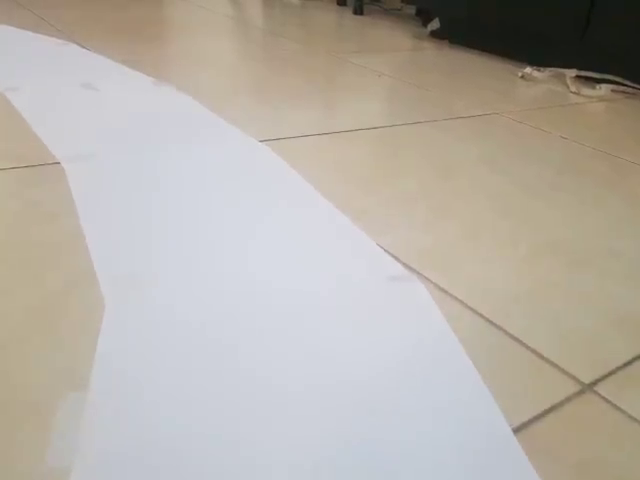
#> input picture frame 73 of vid1.mp4, 640 x 480 px
$ python PID_Final.py
#> lines starting #> are read from the running program, lines starting #| are printed output that depends on the picture; after the words box and inside, x2 and y2 are one past the last pixel; in counts of white or black regions, pixels touching at a corner belong together
### utility.py
import cv2 as cv
import numpy as np

#Create Threshold mask for the colour red
def thresholding(img):
    hsv = cv.cvtColor(img,cv.COLOR_BGR2HSV)

    # Define HSV range for red color
    red_lower = np.array([0, 130, 130])
    red_upper = np.array([10, 255, 255])
    red_lower_2 = np.array([160, 100, 100])
    red_upper_2 = np.array([180, 255, 255])


    # [6 lines of commented-out code are left out]
    imgHsv = cv.cvtColor(img,cv.COLOR_BGR2HSV)
    lowerWhite = np.array([80,0,0])
    upperWhite = np.array([255,160,255])
    maskWhite = cv.inRange(imgHsv,lowerWhite,upperWhite)
    return maskWhite

# Wrap threshold into perspective to predict turns
def warpImg(img,points,w,h,inv=False):
    pts1 = np.float32(points)
    pts2 = np.float32([[0,0],[w,0],[0,h],[w,h]])
    if inv:
        matrix = cv.getPerspectiveTransform(pts2,pts1)
    else:
        matrix = cv.getPerspectiveTransform(pts1,pts2)
    imgWarp = cv.warpPerspective(img,matrix,(w,h))
    return imgWarp

#Arbitrary do nothing
def nothing(a):
    pass

def initializeTrackbars(intialTracbarVals,wT=480, hT=240):
    cv.namedWindow("Trackbars")
    cv.resizeWindow("Trackbars", 360, 240)
    cv.createTrackbar("Width Top", "Trackbars", intialTracbarVals[0],wT//2, nothing)
    cv.createTrackbar("Height Top", "Trackbars", intialTracbarVals[1], hT, nothing)
    cv.createTrackbar("Width Bottom", "Trackbars", intialTracbarVals[2],wT//2, nothing)
    cv.createTrackbar("Height Bottom", "Trackbars", intialTracbarVals[3], hT, nothing)

def valTrackbars(wT=480, hT=240):
    widthTop = cv.getTrackbarPos("Width Top", "Trackbars")
    heightTop = cv.getTrackbarPos("Height Top", "Trackbars")
    widthBottom = cv.getTrackbarPos("Width Bottom", "Trackbars")
    heightBottom = cv.getTrackbarPos("Height Bottom", "Trackbars")
    points = np.float32([(widthTop, heightTop), (wT-widthTop, heightTop),
                      (widthBottom , heightBottom ), (wT-widthBottom, heightBottom)])
    return points

def drawPoints(img,points):
    for x in range(4):
        cv.circle(img,(int(points[x][0]),int(points[x][1])),15,(0,0,255),cv.FILLED)
    return img

def getHistogram(img,minPer=0.1,display= False,region=1):

    if region ==1:
        histValues = np.sum(img, axis=0)
    else:
        histValues = np.sum(img[img.shape[0]//region:,:], axis=0)

    #print(histValues)
    maxValue = np.max(histValues)
    minValue = minPer*maxValue

    indexArray = np.where(histValues >= minValue)
    basePoint = int(np.average(indexArray))
    #print(basePoint)

    if display:
        imgHist = np.zeros((img.shape[0],img.shape[1],3),np.uint8)
        for x,intensity in enumerate(histValues):
            cv.line(imgHist,(x,img.shape[0]),(x,img.shape[0]-intensity//255//region),(255,0,255),1)
            cv.circle(imgHist,(basePoint,img.shape[0]),20,(0,255,255),cv.FILLED)
        return basePoint,imgHist

    return basePoint

def stackImages(scale,imgArray):
    rows = len(imgArray)
    cols = len(imgArray[0])
    rowsAvailable = isinstance(imgArray[0], list)
    width = imgArray[0][0].shape[1]
    height = imgArray[0][0].shape[0]
    if rowsAvailable:
        for x in range ( 0, rows):
            for y in range(0, cols):
                if imgArray[x][y].shape[:2] == imgArray[0][0].shape [:2]:
                    imgArray[x][y] = cv.resize(imgArray[x][y], (0, 0), None, scale, scale)
                else:
                    imgArray[x][y] = cv.resize(imgArray[x][y], (imgArray[0][0].shape[1], imgArray[0][0].shape[0]), None, scale, scale)
                if len(imgArray[x][y].shape) == 2: imgArray[x][y]= cv.cvtColor( imgArray[x][y], cv.COLOR_GRAY2BGR)
        imageBlank = np.zeros((height, width, 3), np.uint8)
        hor = [imageBlank]*rows
        hor_con = [imageBlank]*rows
        for x in range(0, rows):
            hor[x] = np.hstack(imgArray[x])
        ver = np.vstack(hor)
    else:
        for x in range(0, rows):
            if imgArray[x].shape[:2] == imgArray[0].shape[:2]:
                imgArray[x] = cv.resize(imgArray[x], (0, 0), None, scale, scale)
            else:
                imgArray[x] = cv.resize(imgArray[x], (imgArray[0].shape[1], imgArray[0].shape[0]), None,scale, scale)
            if len(imgArray[x].shape) == 2: imgArray[x] = cv.cvtColor(imgArray[x], cv.COLOR_GRAY2BGR)
        hor= np.hstack(imgArray)
        ver = hor
    return ver

### PID_Final.py
import cv2 as cv
import numpy as np
import utility

curveList = []
avgVal = 10 #10 values in advance path

def getLaneCurve(img,display=2):

    #backup copies for functions
    imgCopy = img.copy()
    imgResult = img.copy()

    ##Part 1: Red line detection
    imgthres = utility.thresholding(img)

    ##Part 2: Perspective Warp
    hT,wT,c = img.shape
    points = utility.valTrackbars()
    imgWarp = utility.warpImg(imgthres,points,wT,hT)
    imgWarppoints = utility.drawPoints(imgCopy,points)

    ##Part 3: Curve Detection
    middlePoint,imgHist = utility.getHistogram(imgWarp,display=True,minPer=0.5,region=4)
    curveAveragePoint,imgHist = utility.getHistogram(imgWarp,display=True,minPer=0.9,region=1)
    curveRaw = curveAveragePoint-middlePoint

    ##Part4: Optimization
    curveList.append(curveRaw)
    if len(curveList)>avgVal:
        curveList.pop(0)
    curve = int(sum(curveList)/len(curveList))

    #Display for debug
    if display != 0:
        imgInvWarp = utility.warpImg(imgWarp, points, wT, hT, inv=True)
        imgInvWarp = cv.cvtColor(imgInvWarp, cv.COLOR_GRAY2BGR)
        imgInvWarp[0:hT // 3, 0:wT] = 0, 0, 0
        imgLaneColor = np.zeros_like(img)
        imgLaneColor[:] = 0, 255, 0
        imgLaneColor = cv.bitwise_and(imgInvWarp, imgLaneColor)
        imgResult = cv.addWeighted(imgResult, 1, imgLaneColor, 1, 0)
        midY = 450
        cv.putText(imgResult, str(curve), (wT // 2 - 80, 85), cv.FONT_HERSHEY_COMPLEX, 2, (255, 0, 255), 3)
        cv.line(imgResult, (wT // 2, midY), (wT // 2 + (curve * 3), midY), (255, 0, 255), 5)
        cv.line(imgResult, ((wT // 2 + (curve * 3)), midY - 25), (wT // 2 + (curve * 3), midY + 25), (0, 255, 0), 5)
        for x in range(-30, 30):
            w = wT // 20
            cv.line(imgResult, (w * x + int(curve // 50), midY - 10),
                     (w * x + int(curve // 50), midY + 10), (0, 0, 255), 2)
        #fps = cv2.getTickFrequency() / (cv2.getTickCount() - timer);
        #cv2.putText(imgResult, 'FPS ' + str(int(fps)), (20, 40), cv2.FONT_HERSHEY_SIMPLEX, 1, (230, 50, 50), 3);
    if display == 2:
        imgStacked = utility.stackImages(0.7, ([img, imgWarppoints, imgWarp],
                                             [imgHist, imgLaneColor, imgResult]))
        cv.imshow('ImageStack', imgStacked)
    elif display == 1:
        cv.imshow('Result', imgResult)

    #Normalization to make sure the robot stays in bounds
    curve = curve/100 #can be changed
    if curve>1: curve == 1
    if curve<-1: curve == -1

    return curve

if __name__ == '__main__':
    cap=cv.VideoCapture('vid1.mp4') #For test video feed
    #cap=cv.VideoCapture(0) #For webcam feed

    #Acertain trackpoints using trackbars
    initialTrackBarVals = [171,80,96,214]
    utility.initializeTrackbars(initialTrackBarVals)

    #Continuous camera feed
    frameCounter=0
    while True:
        #Looping video feed
        frameCounter += 1
        if cap.get(cv.CAP_PROP_FRAME_COUNT) == frameCounter:
            cap.set(cv.CAP_PROP_POS_FRAMES, 0)
            frameCounter = 0

        success,img = cap.read()
#> img is the input picture: shape (480, 640, 3); mean B, G, R 167.4, 175.7, 181.8
        img = cv.resize(img,(480,240))
#> img: shape (240, 480, 3)
        curve = getLaneCurve(img,display=2) #0=run,1/2=debug
#> in thresholding, `hsv = cv.cvtColor(img,cv.COLOR_BGR2HSV)`: hsv: shape (240, 480, 3); mean H, S, V 60.4, 35.7, 186.3
#> in thresholding, `maskWhite = cv.inRange(imgHsv,lowerWhite,upperWhite)`:
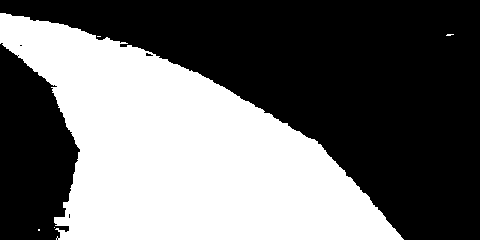
#> maskWhite: shape (240, 480); 42.3% white; 5 white regions (4 under 20 px), largest, box (x1, y1, x2, y2) and area: (0, 13, 404, 240) 48717
#> after the loop in drawPoints, `for x in range(4):`:
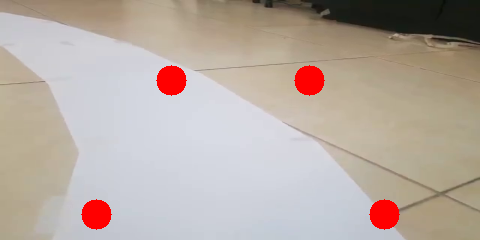
#> img: shape (240, 480, 3); mean B, G, R 162.8, 171, 183.4
#> in getHistogram, `histValues = np.sum(img[img.shape[0]//region:,:], axis=0)`: histValues = 480 values, max 45900 at index 0, min 54 at index 479, mean 37166.7
#> in getHistogram, `maxValue = np.max(histValues)`: maxValue = 45900
#> in getHistogram, `minValue = minPer*maxValue`: minValue = 22950
#> in getHistogram, `basePoint = int(np.average(indexArray))`: basePoint = 207
#> after the loop in getHistogram, `for x,intensity in enumerate(histValues):`:
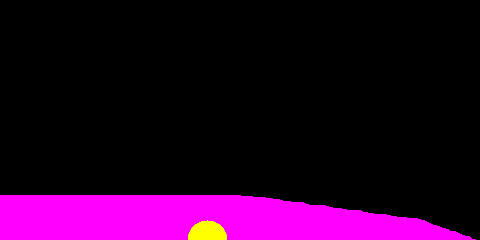
#> imgHist: shape (240, 480, 3); mean of channels 0, 1, 2 37.1, 1.3, 38.4; drawn as B, G, R
#> call 2 of getHistogram, with minPer = 0.9, display = True, region = 1
#> in getHistogram (call 2), `histValues = np.sum(img, axis=0)`: histValues = 480 values, max 61200 at index 0, min 54 at index 479, mean 43363.7
#> in getHistogram (call 2), `maxValue = np.max(histValues)`: maxValue = 61200
#> in getHistogram (call 2), `minValue = minPer*maxValue`: minValue = 55080
#> in getHistogram (call 2), `basePoint = int(np.average(indexArray))`: basePoint = 93
#> after the loop in getHistogram (call 2), `for x,intensity in enumerate(histValues):`:
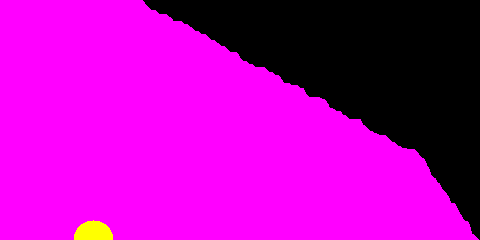
#> imgHist: shape (240, 480, 3); mean of channels 0, 1, 2 179, 1.3, 180.3; drawn as B, G, R
#> in getLaneCurve, `curveRaw = curveAveragePoint-middlePoint`: curveRaw = -114
#> in getLaneCurve, `imgLaneColor = cv.bitwise_and(imgInvWarp, imgLaneColor)`:
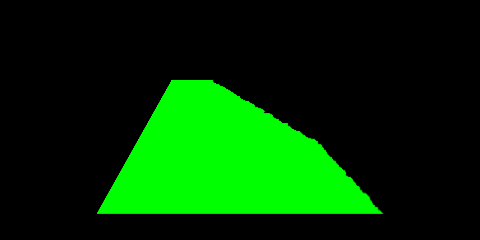
#> imgLaneColor: shape (240, 480, 3); mean B, G, R 0, 52.2, 0
#> in getLaneCurve, `cv.putText(imgResult, str(curve), (wT // 2 - 80, 85), cv.FONT_HERSHEY_..`:
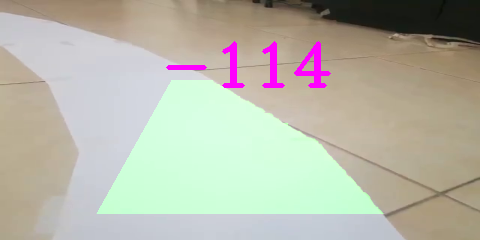
#> imgResult: shape (240, 480, 3); mean B, G, R 168.8, 182, 182.8
#> after the loop in stackImages, `for x in range(0, rows):`: hor = 2 items
#> in stackImages, `ver = np.vstack(hor)`:
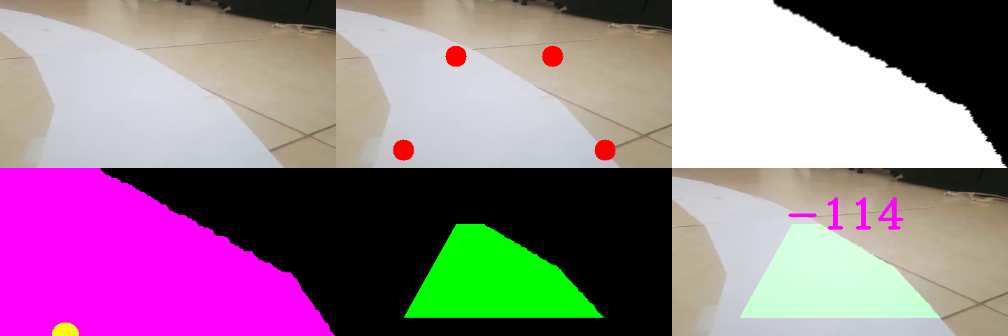
#> ver: shape (336, 1008, 3); mean of channels 0, 1, 2 143.1, 127.2, 151.5; drawn as B, G, R
#> in getLaneCurve, `curve = curve/100`: curve = -1.14
#> curve = -1.14
        print(curve)
#| -1.14
        #cv.imshow('vid',img)
        cv.waitKey(1)

$ run again, starting later in the video
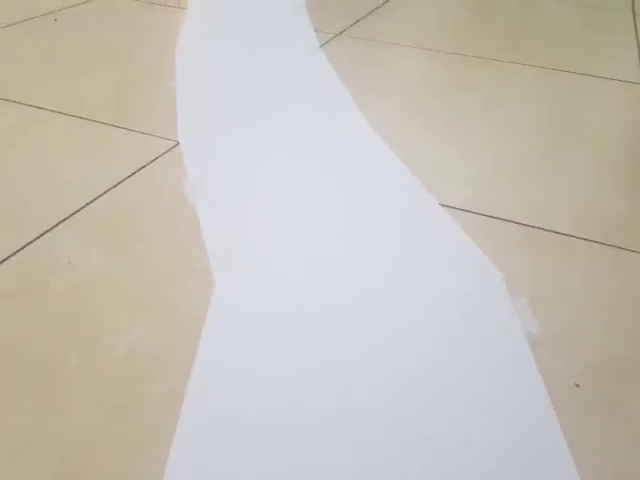
#> input picture frame 329 of vid1.mp4, 640 x 480 px
#> img is the input picture: shape (480, 640, 3); mean B, G, R 184.2, 192.9, 198.1
#> hsv: shape (240, 480, 3); mean H, S, V 59.1, 30.5, 202.7
#> maskWhite: shape (240, 480); 41.3% white; 1 white region, box (x1, y1, x2, y2) and area: (123, 0, 435, 240) 47612
#> in getHistogram, `histValues = np.sum(img[img.shape[0]//region:,:], axis=0)`: histValues = 480 values from 11558 to 45900
#> maxValue = 45900
#> minValue = 22950
#> basePoint = 265
#> the loop in getHistogram, `for x,intensity in enumerate(histValues):` made 480 passes
#> intensity on passes 1 to 3: 11558, 11664, 11737
#> the loop in getHistogram (call 2), `for x,intensity in enumerate(histValues):` made 480 passes
#> intensity on passes 1 to 3: 26858, 26964, 27037
#> curveAveragePoint = 266
#> curveRaw = 1
#> in getLaneCurve, `cv.putText(imgResult, str(curve), (wT // 2 - 80, 85), cv.FONT_HERSHEY_..`:
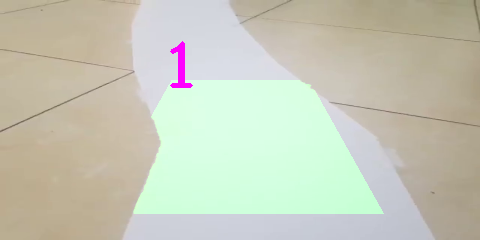
#> imgResult: shape (240, 480, 3); mean B, G, R 184.3, 200.9, 198.3
#> after the loop in stackImages, `for x in range(0, rows):`: hor = 2 items
#> in stackImages, `ver = np.vstack(hor)`:
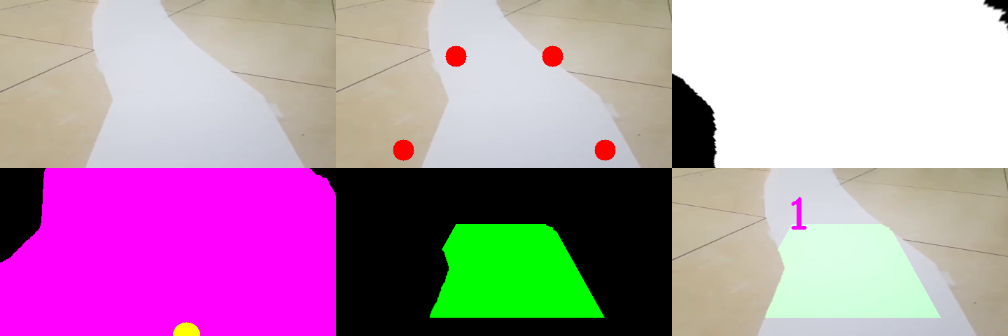
#> ver: shape (336, 1008, 3); mean of channels 0, 1, 2 170.7, 146.5, 178.9; drawn as B, G, R
#> in getLaneCurve, `curve = curve/100`: curve = 0.01
#| 0.01

$ run again, starting later in the video
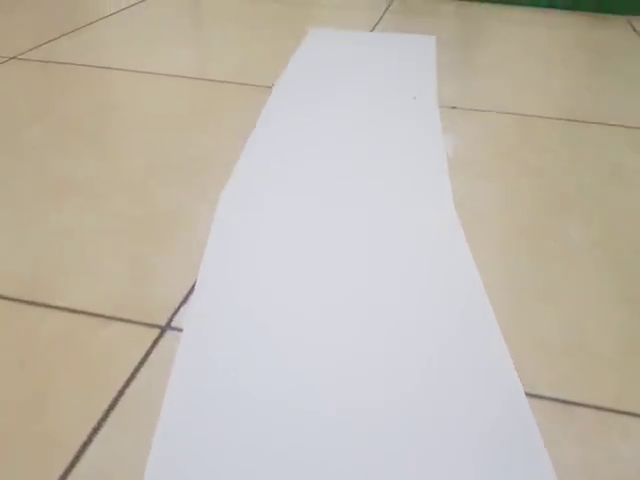
#> input picture frame 586 of vid1.mp4, 640 x 480 px
#> img is the input picture: shape (480, 640, 3); mean B, G, R 174.5, 185.8, 192.9
#> hsv: shape (240, 480, 3); mean H, S, V 58.2, 34.5, 196.3
#> maskWhite: shape (240, 480); 39% white; 2 white regions (1 under 20 px), largest, box (x1, y1, x2, y2) and area: (109, 16, 418, 240) 44883
#> in getHistogram, `histValues = np.sum(img[img.shape[0]//region:,:], axis=0)`: histValues = 480 values from 0 to 45900
#> maxValue = 45900
#> minValue = 22950
#> basePoint = 250
#> the loop in getHistogram, `for x,intensity in enumerate(histValues):` made 480 passes
#> intensity on passes 1 to 3: 0, 0, 28
#> the loop in getHistogram (call 2), `for x,intensity in enumerate(histValues):` made 480 passes
#> curveAveragePoint = 257
#> curveRaw = 7
#> in getLaneCurve, `cv.putText(imgResult, str(curve), (wT // 2 - 80, 85), cv.FONT_HERSHEY_..`:
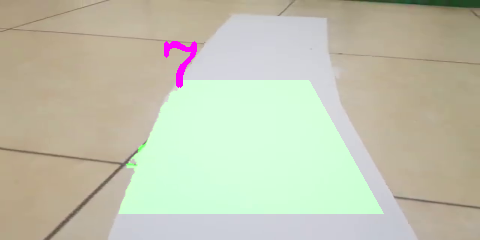
#> imgResult: shape (240, 480, 3); mean B, G, R 174.9, 195, 193.2
#> after the loop in stackImages, `for x in range(0, rows):`: hor = 2 items
#> in stackImages, `ver = np.vstack(hor)`:
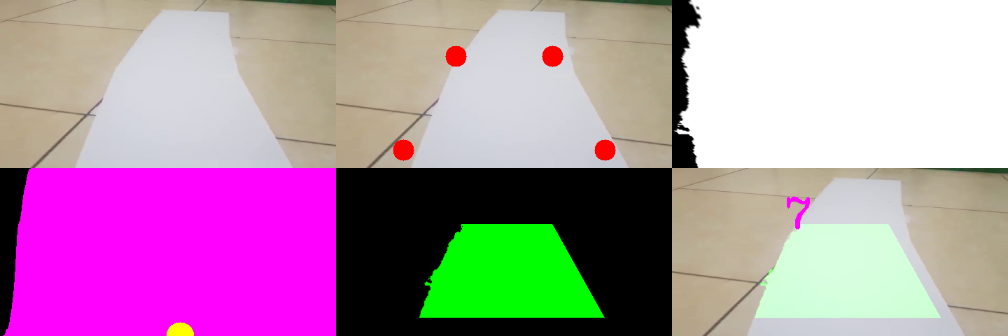
#> ver: shape (336, 1008, 3); mean of channels 0, 1, 2 167, 144.2, 177.5; drawn as B, G, R
#> in getLaneCurve, `curve = curve/100`: curve = 0.07
#| 0.07
